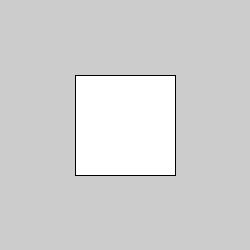
Frame 1 (no input)
Frame 60 (the mouse pressed at the canvas centre just before this capture): identical to frame 1, image omitted
Frame 120 (the mouse held since frame 60 and released just before this capture): identical to frame 1, image omitted

The Processing sketch that drew this single still picture (run headless with seeded random() and noise(); from frame 60 on, the mouse is pressed at the canvas centre):

// Processing sketch: P07_Map_Mouse_to_Angle
// ── P07_Map_Mouse_to_Angle.pde
void setup()
{
  size(250, 250);
}
void draw()
{
  float my_angle = map(mouseX, 0, width, 0, 2*PI);
  translate(width/2, height/2);
  rotate(my_angle);
  rectMode(CENTER);
  rect(0, 0, 100, 100);
}
